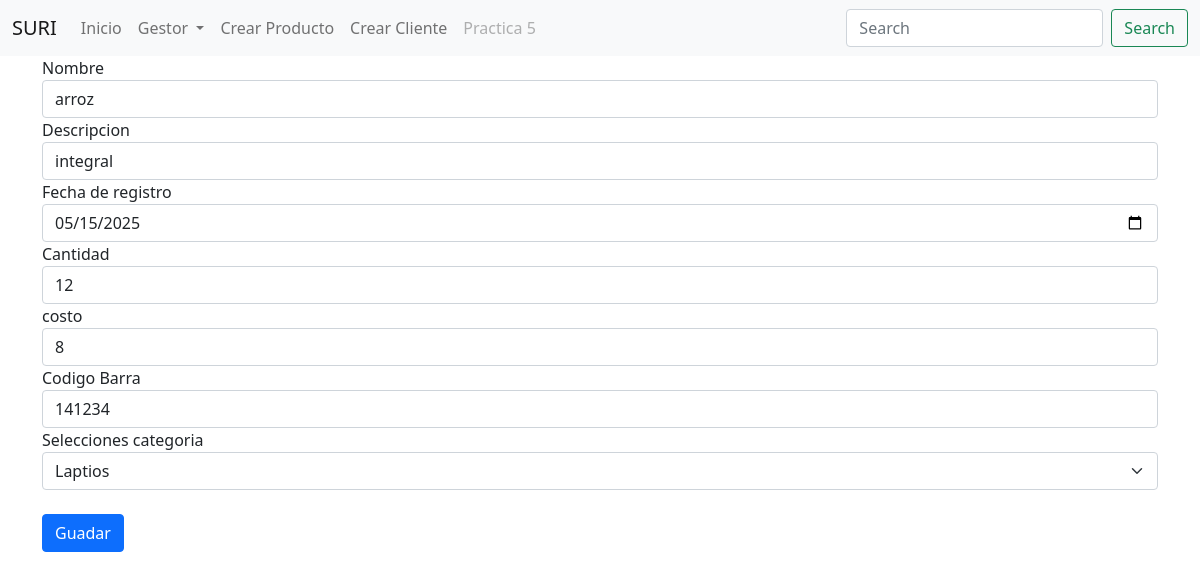
Page /vistas/editarFrmProducto.php?ide=11 on the committed database.
### tables this page shows
CREATE TABLE `producto` (
  `Id_Producto` int(10) NOT NULL,
  `Nombre` varchar(20) NOT NULL,
  `Descripción` varchar(50) NOT NULL,
  `Fecha_Registro` date NOT NULL,
  `Cantidad` int(10) NOT NULL,
  `Costo_Unitario` int(10) NOT NULL,
  `Codigo_Barra` text NOT NULL,
  `id_Categoria` int(10) NOT NULL
);

### vistas/editarFrmProducto.php (the view, shortened to what this page needs)
<!DOCTYPE html>
<html lang="en">
<head>
</head>
<body>
<?php
    include "menu.php";
?>
<DIV class="container">
<div class="row">
<?php
        $id=$_REQUEST['ide'];
                include('../modelos/conexion.php');
                $query="SELECT  * FROM `producto` WHERE Id_Producto='$id'";
                $res=$conexion->query($query);
               $row= $res->fetch_assoc()
            ?>
<form method="POST" action="../controladores/editarProducto.php?ide=<?php echo $row['Id_Producto']; ?>">
    <div class="form-group">
        <label for="">Nombre</label>
        <input type="text" class="form-control" name="nombre" value="<?php echo $row['Nombre']; ?>">
    </div>
    <div class="form-group">
        <label for="">Descripcion</label>
        <input type="text" class="form-control" name="descripcion" value="<?php echo $row['Descripción']; ?>" required>
    </div>
    <div class="form-group">
        <label for="">Fecha de registro</label>
        <input type="Date" class="form-control" name="fecha" value="<?php echo $row['Fecha_Registro']; ?>" required>
    </div>
    <div class="form-group">
        <label for="">Cantidad</label>
        <input type="text" class="form-control" name="cantidad" value="<?php echo $row['Cantidad']; ?>" required>
    </div>
    <div class="form-group">
        <label for="">costo</label>
        <input type="text" class="form-control" name="costo" value="<?php echo $row['Costo_Unitario']; ?>" required>
    </div>
    <div class="form-group">
        <label for="">Codigo Barra</label>
        <input type="text" class="form-control" name="codigo" value="<?php echo $row['Codigo_Barra']; ?>" required>
    </div>
    <div class="form-group">
        <label for="">Selecciones categoria</label>
        <select class="form-select" name="categoria" id="">
            <?php
                include('../modelos/conexion.php');
                $query="SELECT `id_Categoria`, `Nombre` FROM `categoria`";
                $res=$conexion->query($query);
                if($res->num_rows>0){
                        while($row=$res->fetch_array(MYSQLI_ASSOC))
                        {
                            $combobit="<option value=".$row['id_Categoria'].">".$row['Nombre']."</option>";
                            echo $combobit;
                        }
                }else
                {
                        echo "No hay ningun datos para mostrar";
                }
            ?>
         </select>
    </div>
    <br>
    <button class="btn btn-primary" name="add_producto">Guadar</button>
</form>
</div>
</DIV>
</body>
</html>

### rows in the picture
producto: nombre "arroz", descripcion "integral", fecha "05/15/2025", cantidad "12", costo "8", codigo "141234"

### other values in the picture
form field categoria "Laptios"
